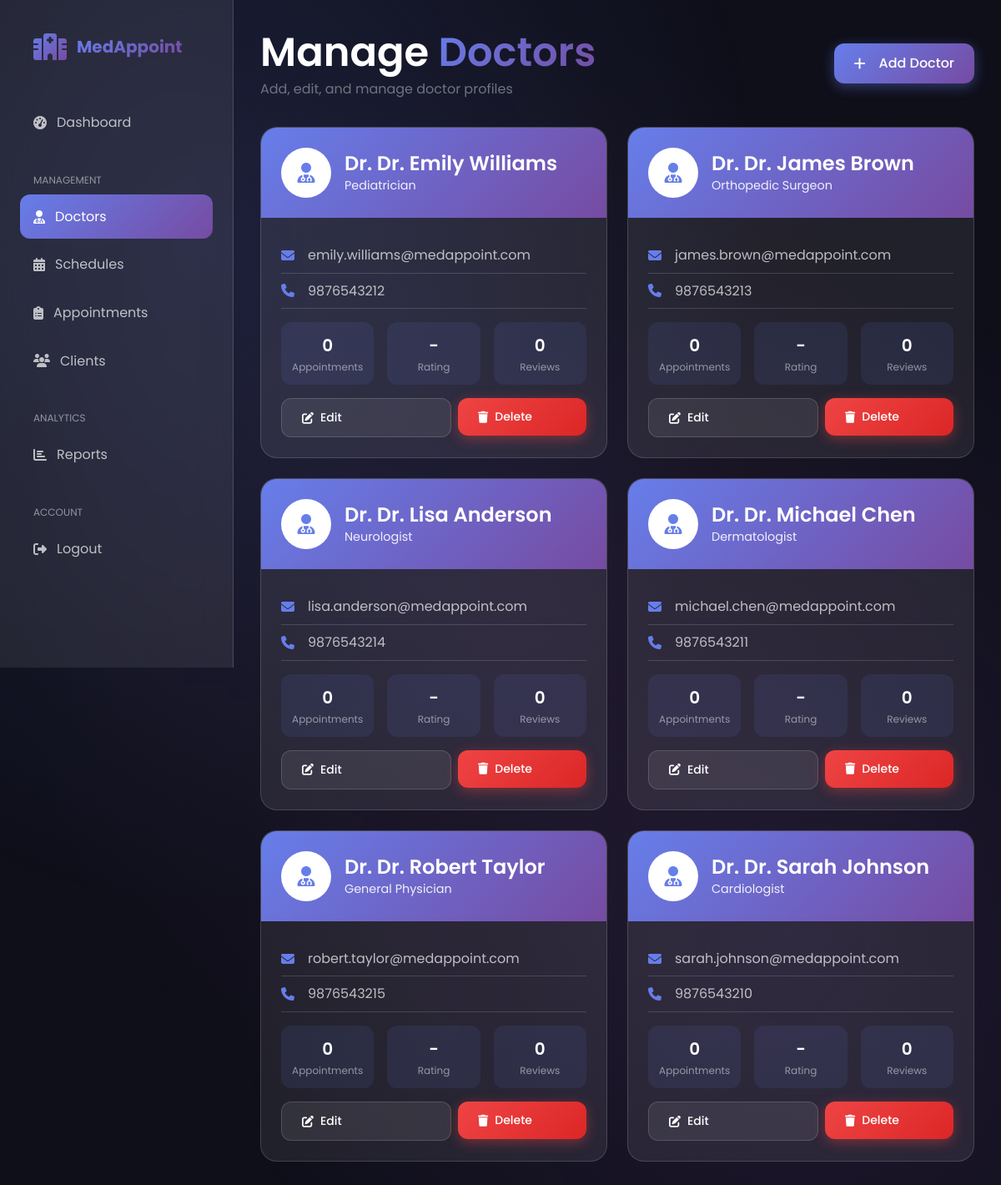
Page /admin/manage_doctors.php (signed in) on the committed database.
### tables this page shows
CREATE TABLE IF NOT EXISTS `doctors` (
  `id` int(11) NOT NULL AUTO_INCREMENT,
  `name` varchar(100) DEFAULT NULL,
  `specialization` varchar(100) DEFAULT NULL,
  `email` varchar(100) DEFAULT NULL,
  `phone` varchar(20) DEFAULT NULL,
  `bio` text DEFAULT NULL,
  `experience_years` int(11) DEFAULT 0,
  `consultation_fee` decimal(10,2) DEFAULT 0.00,
  `created_at` timestamp NOT NULL DEFAULT current_timestamp(),
  PRIMARY KEY (`id`),
  UNIQUE KEY `email` (`email`)
);

### admin/manage_doctors.php (the view, shortened to what this page needs)
<?php
include '../db.php';
$doctors = $conn->query("SELECT d.*,
    (SELECT AVG(rating) FROM reviews WHERE doctor_id = d.id) as avg_rating,
    (SELECT COUNT(*) FROM reviews WHERE doctor_id = d.id) as review_count,
    (SELECT COUNT(*) FROM appointments WHERE doctor_id = d.id) as appointment_count
    FROM doctors d ORDER BY d.name");
?>
<!DOCTYPE html>
<html lang="en">
<head>
    <link href="https://cdn.jsdelivr.net/npm/bootstrap@5.3.0/dist/css/bootstrap.min.css" rel="stylesheet">
    <link href="https://cdnjs.cloudflare.com/ajax/libs/font-awesome/6.4.0/css/all.min.css" rel="stylesheet">
    <link href="../css/style.css" rel="stylesheet">
</head>
<body>
    <div class="admin-wrapper">
        <aside class="admin-sidebar">
            <div class="sidebar-brand">
                <i class="fas fa-hospital-alt"></i>
                <span>MedAppoint</span>
            </div>
            <ul class="sidebar-menu">
                <li><a href="dashboard.php"><i class="fas fa-tachometer-alt"></i> Dashboard</a></li>
                <li class="sidebar-section">Management</li>
                <li><a href="manage_doctors.php" class="active"><i class="fas fa-user-md"></i> Doctors</a></li>
                <li><a href="manage_schedules.php"><i class="fas fa-calendar-alt"></i> Schedules</a></li>
                <li><a href="view_appointments.php"><i class="fas fa-clipboard-list"></i> Appointments</a></li>
                <li><a href="manage_clients.php"><i class="fas fa-users"></i> Clients</a></li>
                <li class="sidebar-section">Analytics</li>
                <li><a href="reports.php"><i class="fas fa-chart-bar"></i> Reports</a></li>
                <li class="sidebar-section">Account</li>
                <li><a href="../logout.php"><i class="fas fa-sign-out-alt"></i> Logout</a></li>
            </ul>
        </aside>
        <main class="admin-main">
            <div class="page-header">
                <div>
                    <h1>Manage <span>Doctors</span></h1>
                    <p class="text-secondary mb-0">Add, edit, and manage doctor profiles</p>
                </div>
                <button class="btn btn-primary" data-bs-toggle="modal" data-bs-target="#addDoctorModal">
                    <i class="fas fa-plus me-2"></i>Add Doctor
                </button>
            </div>
            <div class="doctors-grid">
                <?php if ($doctors && $doctors->num_rows > 0): ?>
                    <?php while ($doc = $doctors->fetch_assoc()): ?>
                        <div class="doctor-card">
                            <div class="doctor-card-header">
                                <div class="doctor-avatar">
                                    <i class="fas fa-user-md"></i>
                                </div>
                                <div>
                                    <h4>Dr. <?php echo htmlspecialchars($doc['name']); ?></h4>
                                    <p><?php echo htmlspecialchars($doc['specialization']); ?></p>
                                </div>
                            </div>
                            <div class="doctor-card-body">
                                <div class="doctor-info-row">
                                    <i class="fas fa-envelope"></i>
                                    <span><?php echo htmlspecialchars($doc['email']); ?></span>
                                </div>
                                <div class="doctor-info-row">
                                    <i class="fas fa-phone"></i>
                                    <span><?php echo htmlspecialchars($doc['phone']); ?></span>
                                </div>
                                <div class="doctor-stats">
                                    <div class="doctor-stat">
                                        <div class="doctor-stat-value"><?php echo $doc['appointment_count']; ?></div>
                                        <div class="doctor-stat-label">Appointments</div>
                                    </div>
                                    <div class="doctor-stat">
                                        <div class="doctor-stat-value">
                                            <?php echo $doc['avg_rating'] ? number_format($doc['avg_rating'], 1) : '-'; ?>
                                        </div>
                                        <div class="doctor-stat-label">Rating</div>
                                    </div>
                                    <div class="doctor-stat">
                                        <div class="doctor-stat-value"><?php echo $doc['review_count']; ?></div>
                                        <div class="doctor-stat-label">Reviews</div>
                                    </div>
                                </div>
                                <div class="doctor-actions">
                                    <button class="btn btn-secondary btn-sm" onclick="editDoctor(<?php echo htmlspecialchars(json_encode($doc)); ?>)">
                                        <i class="fas fa-edit"></i> Edit
                                    </button>
                                    <form method="POST" style="flex: 1;" onsubmit="return confirm('Delete this doctor?');">
                                        <button type="submit" name="delete_doctor" class="btn btn-danger btn-sm w-100">
                                            <i class="fas fa-trash"></i> Delete
                                        </button>
                                    </form>
                                </div>
                            </div>
                        </div>
                    <?php endwhile; ?>
                <?php endif; ?>
            </div>
        </main>
    </div>
</body>
</html>

### css/style.css (style rules this page uses)
:root { --primary-gradient: linear-gradient(135deg, #667eea 0%, #764ba2 100%); --secondary-gradient: linear-gradient(135deg, #f093fb 0%, #f5576c 100%); --ocean-gradient: linear-gradient(135deg, #0077B6 0%, #00B4D8 50%, #48CAE4 100%); --dark-gradient: linear-gradient(135deg, #1a1a2e 0%, #16213e 100%); --primary-color: #667eea; --secondary-color: #764ba2; --accent-color: #f093fb; --success-color: #10b981; --warning-color: #f59e0b; --danger-color: #ef4444; --info-color: #3b82f6; --bg-dark: #0f0f1a; --bg-card: rgba(255, 255, 255, 0.05); --bg-glass: rgba(255, 255, 255, 0.1); --text-primary: #ffffff; --text-secondary: rgba(255, 255, 255, 0.7); --text-muted: rgba(255, 255, 255, 0.5); --glass-bg: rgba(255, 255, 255, 0.08); --glass-border: rgba(255, 255, 255, 0.15); --glass-shadow: 0 8px 32px rgba(0, 0, 0, 0.3); --spacing-xs: 0.5rem; --spacing-sm: 1rem; --spacing-md: 1.5rem; --spacing-lg: 2rem; --spacing-xl: 3rem; --radius-sm: 8px; --radius-md: 12px; --radius-lg: 20px; --radius-xl: 30px; --transition-fast: 0.2s ease; --transition-normal: 0.3s ease; --transition-slow: 0.5s ease; }
* { margin: 0; padding: 0; box-sizing: border-box; }
html { scroll-behavior: smooth; }
body { font-family: 'Poppins', sans-serif; background: var(--bg-dark); color: var(--text-primary); min-height: 100vh; overflow-x: hidden; line-height: 1.6; }
body::before { content: ''; position: fixed; top: 0; left: 0; width: 100%; height: 100%; background: radial-gradient(ellipse at 20% 20%, rgba(102, 126, 234, 0.15) 0%, transparent 50%), radial-gradient(ellipse at 80% 80%, rgba(118, 75, 162, 0.15) 0%, transparent 50%), radial-gradient(ellipse at 50% 50%, rgba(240, 147, 251, 0.05) 0%, transparent 70%); pointer-events: none; z-index: -1; }
h1, h2, h3, h4, h5, h6 { font-weight: 600; line-height: 1.3; margin-bottom: var(--spacing-sm); }
h1 { font-size: 3rem; }
h4 { font-size: 1.5rem; }
p { color: var(--text-secondary); margin-bottom: var(--spacing-sm); }
a { color: var(--primary-color); text-decoration: none; transition: var(--transition-fast); }
.btn { padding: 0.75rem 1.5rem; border-radius: var(--radius-md); font-weight: 500; transition: var(--transition-normal); border: none; cursor: pointer; display: inline-flex; align-items: center; gap: 0.5rem; text-decoration: none; }
.btn-primary { background: var(--primary-gradient); color: white; box-shadow: 0 4px 15px rgba(102, 126, 234, 0.4); }
.btn-secondary { background: var(--glass-bg); color: var(--text-primary); border: 1px solid var(--glass-border); }
.btn-danger { background: linear-gradient(135deg, #ef4444, #dc2626); color: white; box-shadow: 0 4px 15px rgba(239, 68, 68, 0.4); }

### rows in the picture
doctors: name "Dr. Emily Williams", specialization "Pediatrician", email "emily.williams@medappoint.com", phone "9876543212", appointment_count "0", review_count "0"
doctors: name "Dr. James Brown", specialization "Orthopedic Surgeon", email "james.brown@medappoint.com", phone "9876543213", appointment_count "0", review_count "0"
doctors: name "Dr. Lisa Anderson", specialization "Neurologist", email "lisa.anderson@medappoint.com", phone "9876543214", appointment_count "0", review_count "0"
doctors: name "Dr. Michael Chen", specialization "Dermatologist", email "michael.chen@medappoint.com", phone "9876543211", appointment_count "0", review_count "0"
doctors: name "Dr. Robert Taylor", specialization "General Physician", email "robert.taylor@medappoint.com", phone "9876543215", appointment_count "0", review_count "0"
doctors: name "Dr. Sarah Johnson", specialization "Cardiologist", email "sarah.johnson@medappoint.com", phone "9876543210", appointment_count "0", review_count "0"
